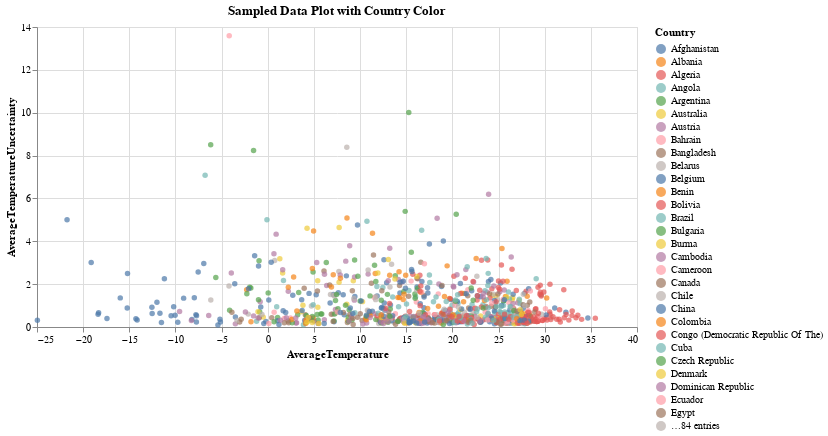

Notebook source saved alongside this figure:
### Code cell
import altair as alt
import pandas as pd

data = df_1

# Take a random sample of 1000 rows
sample_data = data.sample(n=1000, random_state=42)

# Create an Altair chart with the sample data
chart = alt.Chart(sample_data).mark_circle().encode(
    x='AverageTemperature:Q',
    y='AverageTemperatureUncertainty:Q',
    color='Country:N'  # Use the "Country" variable for color encoding
).properties(
    width=600,
    title='Sampled Data Plot with Country Color'
)

# Show the chart
chart

### Figure 1 — Vega-Lite specification as saved in the notebook (floating-point values rounded to 4 significant figures; data arrays with more than 128 entries replaced by an {"elided": "..."} marker saying what was removed)
{"config": {"view": {"continuousWidth": 300, "continuousHeight": 300}}, "data": {"name": "data-9b396ef5ceb3b22d3106c35dde82f8d1"}, "mark": {"type": "circle"}, "encoding": {"color": {"field": "Country", "type": "nominal"}, "x": {"field": "AverageTemperature", "type": "quantitative"}, "y": {"field": "AverageTemperatureUncertainty", "type": "quantitative"}}, "title": "Sampled Data Plot with Country Color", "width": 600, "$schema": "https://vega.github.io/schema/vega-lite/v5.8.0.json", "datasets": {"data-9b396ef5ceb3b22d3106c35dde82f8d1": {"elided": "1000 records"}}}
